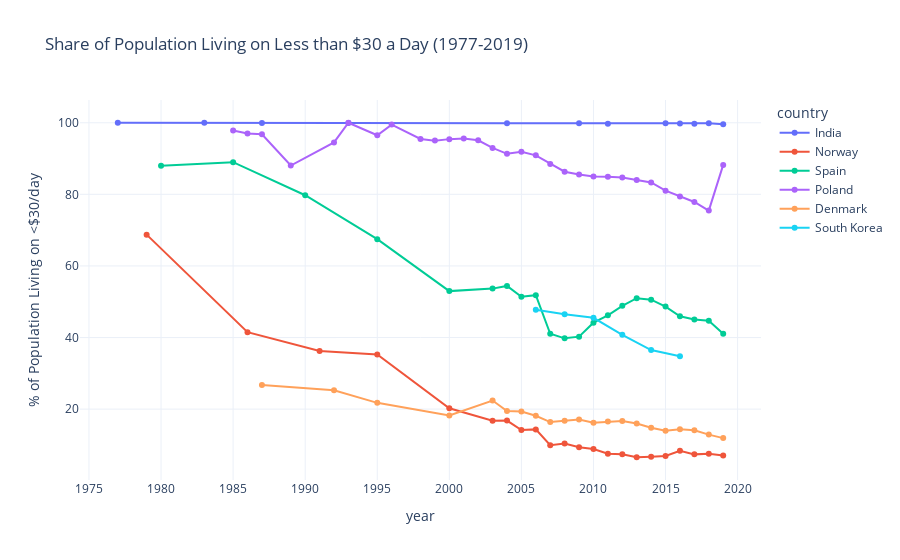

The code cell stored with this chart in its notebook:
### Code cell
selected_countries = ['India', 'Poland', 'Spain', 'South Korea', 'Denmark', 'Norway']
time_series_data = time_series(df, 'headcount_ratio_3000', 2011)
plot_time_series(time_series_data, selected_countries)

### Figure 1 — Plotly figure (JSON) as saved in the notebook; plotly's stock layout.template omitted (floating-point values rounded to 4 significant figures)
{"data": [{"hovertemplate": "country=India<br>year=%{x}<br>% of Population Living on <$30/day=%{y}<extra></extra>", "legendgroup": "India", "line": {"color": "#636efa", "dash": "solid"}, "marker": {"symbol": "circle"}, "mode": "lines+markers", "name": "India", "orientation": "v", "showlegend": true, "x": [1977, 1983, 1987, 1993, 2004, 2009, 2011, 2015, 2016, 2017, 2018, 2019], "xaxis": "x", "y": [99.97, 100.0, 99.95, 99.95, 99.87, 99.85, 99.74, 99.84, 99.82, 99.73, 99.85, 99.58], "yaxis": "y", "type": "scatter"}, {"hovertemplate": "country=Norway<br>year=%{x}<br>% of Population Living on <$30/day=%{y}<extra></extra>", "legendgroup": "Norway", "line": {"color": "#EF553B", "dash": "solid"}, "marker": {"symbol": "circle"}, "mode": "lines+markers", "name": "Norway", "orientation": "v", "showlegend": true, "x": [1979, 1986, 1991, 1995, 2000, 2003, 2004, 2005, 2006, 2007, 2008, 2009, 2010, 2011, 2012, 2013, 2014, 2015, 2016, 2017, 2018, 2019], "xaxis": "x", "y": [68.74, 41.5, 36.22, 35.25, 20.24, 16.75, 16.79, 14.16, 14.34, 9.939, 10.38, 9.341, 8.831, 7.554, 7.374, 6.555, 6.72, 6.923, 8.357, 7.361, 7.556, 7.05], "yaxis": "y", "type": "scatter"}, {"hovertemplate": "country=Spain<br>year=%{x}<br>% of Population Living on <$30/day=%{y}<extra></extra>", "legendgroup": "Spain", "line": {"color": "#00cc96", "dash": "solid"}, "marker": {"symbol": "circle"}, "mode": "lines+markers", "name": "Spain", "orientation": "v", "showlegend": true, "x": [1980, 1985, 1990, 1995, 2000, 2003, 2004, 2005, 2006, 2007, 2008, 2009, 2010, 2011, 2012, 2013, 2014, 2015, 2016, 2017, 2018, 2019], "xaxis": "x", "y": [88.0, 88.98, 79.75, 67.48, 52.97, 53.67, 54.42, 51.37, 51.83, 41.05, 39.77, 40.24, 44.14, 46.21, 48.85, 50.97, 50.57, 48.63, 45.92, 45.02, 44.66, 41.08], "yaxis": "y", "type": "scatter"}, {"hovertemplate": "country=Poland<br>year=%{x}<br>% of Population Living on <$30/day=%{y}<extra></extra>", "legendgroup": "Poland", "line": {"color": "#ab63fa", "dash": "solid"}, "marker": {"symbol": "circle"}, "mode": "lines+markers", "name": "Poland", "orientation": "v", "showlegend": true, "x": [1985, 1986, 1987, 1989, 1992, 1993, 1995, 1996, 1998, 1999, 2000, 2001, 2002, 2003, 2004, 2005, 2006, 2007, 2008, 2009, 2010, 2011, 2012, 2013, 2014, 2015, 2016, 2017, 2018, 2019], "xaxis": "x", "y": [97.82, 97.0, 96.79, 88.05, 94.49, 100.0, 96.5, 99.48, 95.48, 95.01, 95.42, 95.61, 95.1, 92.98, 91.31, 91.91, 90.89, 88.5, 86.33, 85.53, 84.97, 84.88, 84.72, 83.99, 83.32, 81.02, 79.39, 77.86, 75.45, 88.22], "yaxis": "y", "type": "scatter"}, {"hovertemplate": "country=Denmark<br>year=%{x}<br>% of Population Living on <$30/day=%{y}<extra></extra>", "legendgroup": "Denmark", "line": {"color": "#FFA15A", "dash": "solid"}, "marker": {"symbol": "circle"}, "mode": "lines+markers", "name": "Denmark", "orientation": "v", "showlegend": true, "x": [1987, 1992, 1995, 2000, 2003, 2004, 2005, 2006, 2007, 2008, 2009, 2010, 2011, 2012, 2013, 2014, 2015, 2016, 2017, 2018, 2019], "xaxis": "x", "y": [26.75, 25.24, 21.75, 18.25, 22.41, 19.49, 19.33, 18.13, 16.38, 16.78, 17.11, 16.21, 16.54, 16.7, 15.97, 14.78, 13.93, 14.35, 14.12, 12.88, 11.9], "yaxis": "y", "type": "scatter"}, {"hovertemplate": "country=South Korea<br>year=%{x}<br>% of Population Living on <$30/day=%{y}<extra></extra>", "legendgroup": "South Korea", "line": {"color": "#19d3f3", "dash": "solid"}, "marker": {"symbol": "circle"}, "mode": "lines+markers", "name": "South Korea", "orientation": "v", "showlegend": true, "x": [2006, 2008, 2010, 2012, 2014, 2016], "xaxis": "x", "y": [47.74, 46.5, 45.5, 40.75, 36.49, 34.75], "yaxis": "y", "type": "scatter"}], "layout": {"xaxis": {"anchor": "y", "domain": [0.0, 1.0], "title": {"text": "year"}}, "yaxis": {"anchor": "x", "domain": [0.0, 1.0], "title": {"text": "% of Population Living on <$30/day"}}, "legend": {"title": {"text": "country"}, "tracegroupgap": 0}, "title": {"text": "Share of Population Living on Less than $30 a Day (1977-2019)"}}}
